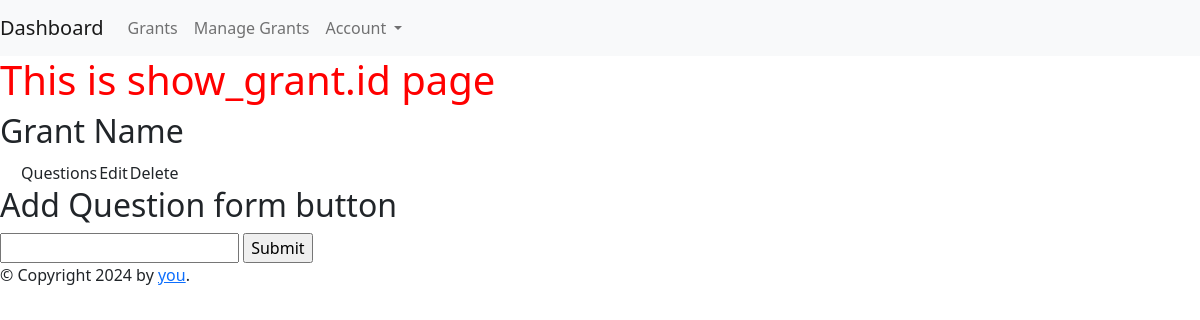
The app's page /show_grant/1, older data.
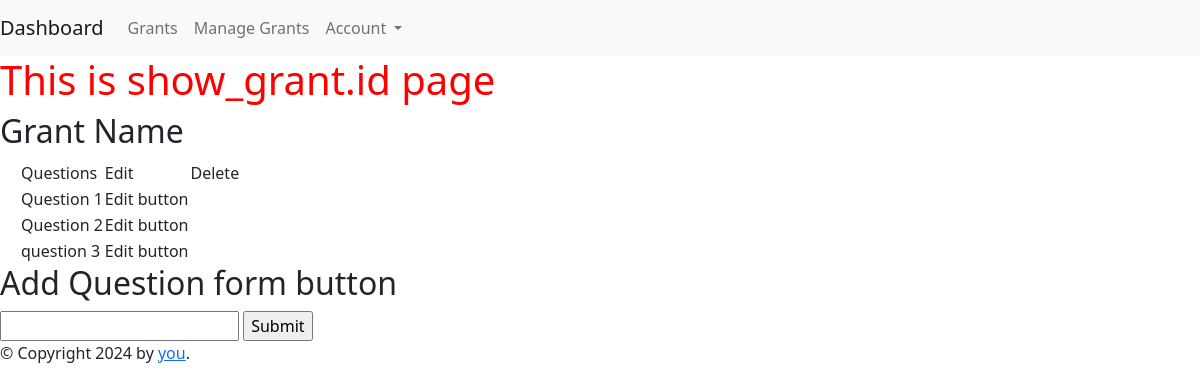
The same page, newer data.
### app.py (models this page shows, shortened)
class GrantQuestion(db.Model):
    id = db.Column(db.Integer, primary_key=True)
    grant_id = db.Column(db.Integer, db.ForeignKey('grant.id'))
    grant = db.relationship('Grant', backref='questions')
    question = db.Column(db.String(200), unique=True, nullable=False)
    created_on = created_on = db.Column(db.DateTime, default=datetime.utcnow)

### app.py (the view, shortened to what this page needs)
@app.route('/show_grant/<int:grant_id>', methods=['GET', 'POST'])
def show_grant(grant_id):
    grant = Grant.query.get_or_404(grant_id)
    list_question = GrantQuestion.query.filter_by(grant_id=grant.id)
    for question in list_question:
        print(question.question)
    addquestionform = AddGrantQuestionForm()
    return render_template('granter/show_grant.html',
        grant=grant,
        addquestionform= addquestionform,
        list_question=list_question
        )

### app.py
class AddGrantQuestionForm(FlaskForm):
    question = StringField("Enter Question", validators=[DataRequired(),])
    submit = SubmitField('Submit')

### templates/granter/show_grant.html (shortened to what this page needs)
{% extends 'base/base.html' %}
{%block content%}
<h1>This is show_grant.id page</h1>
<h2>Grant Name</h2>
<table style="margin-left: 20px;">
        <th>
            <tr>
                <td>Questions</td>
                <td>Edit</td>
                <td>Delete</td>
            </tr>
        </th>
       {%for question in list_question%}
        <tr>
            <td>{{question.question}}</td>
            <td>Edit button</td>
        </tr>
        {%endfor%}
    </table>
    <h2>Add Question form button</h2>
    <form method="POST" action="">
        {{addquestionform.question}}
        {{addquestionform.submit}}
    </form>
{%endblock%}

### templates/base/base.html (shortened to what this page needs)
<!doctype html>
<html>
  <head>
    {% block head %}
    <link rel="stylesheet" href="">
    {% endblock %}
    <link href="https://cdn.jsdelivr.net/npm/bootstrap@5.2.3/dist/css/bootstrap.min.css" rel="stylesheet">
    <link href="{{ url_for('static', filename='css/style.css') }}" rel="stylesheet">
    <nav class="navbar navbar-expand-lg navbar-light bg-light">
        <a class="navbar-brand" href="{{url_for('dashboard')}}">Dashboard</a>
        <div class="collapse navbar-collapse" id="navbarSupportedContent">
          <ul class="navbar-nav mr-auto">
            <li class="nav-item active">
              <a class="nav-link" href="{{url_for('grant_available')}}">Grants</a>
            </li>
            <li class="nav-item active">
              <a class="nav-link" href="{{url_for('manage_grant')}}">Manage Grants</a>
            </li>
            <li class="nav-item dropdown">
              <a class="nav-link dropdown-toggle" id="navbarDropdown" role="button" data-bs-toggle="dropdown" aria-haspopup="true" aria-expanded="false">
                Account
              </a>
            </li>
          </ul>
        </div>
    </nav>
  </head>
  <body>
    <div id="content">{% block content %}{% endblock %}</div>
    <div id="footer">
      {% block footer %}
      &copy; Copyright 2024 by <a href="">you</a>.
      {% endblock %}
    </div>
  </body>
</html>

### static/css/style.css (style rules this page uses)
h1 { color:red }

Row changes from the older to the newer data that the page shows:
added GrantQuestion: question "Question 1"
added GrantQuestion: question "Question 2"
added GrantQuestion: question "question 3"
